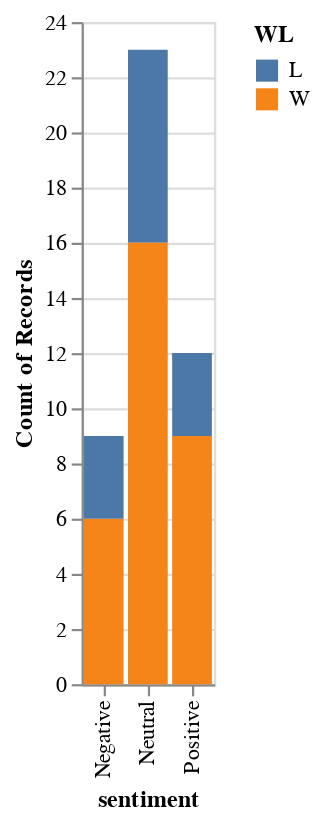

Here is the notebook cell this chart was saved with:
### Code cell
# prompt: Using dataframe merged_df: plot showing sentiment vs WL

import altair as alt
chart = alt.Chart(merged_df).mark_bar().encode(x='sentiment', y='count()', color='WL')
chart

### Figure 1 — Vega-Lite specification as saved in the notebook (floating-point values rounded to 4 significant figures)
{"config": {"view": {"continuousWidth": 400, "continuousHeight": 300}}, "data": {"name": "data-8f82d072c753b9995492b2f32b576615"}, "mark": "bar", "encoding": {"color": {"field": "WL", "type": "nominal"}, "x": {"field": "sentiment", "type": "nominal"}, "y": {"aggregate": "count", "type": "quantitative"}}, "$schema": "https://vega.github.io/schema/vega-lite/v4.17.0.json", "datasets": {"data-8f82d072c753b9995492b2f32b576615": [{"user/followers_count": 1929354, "user/name": "Luka Doncic", "created_at": "2020-12-24T00:00:00", "full_text": "Game time!   year 3 on the way", "TEAM_NAME": "Dallas Mavericks", "sentiment": "Neutral", "SEASON_YEAR": "2020-21", "MATCHUP": "DAL @ PHX", "WL": "L"}, {"user/followers_count": 20971599, "user/name": "Kevin Durant", "created_at": "2021-02-06T00:00:00", "full_text": "Free me", "TEAM_NAME": "Phoenix Suns", "sentiment": "Positive", "SEASON_YEAR": "2020-21", "MATCHUP": "PHX vs. DET", "WL": "W"}, {"user/followers_count": 3243914, "user/name": "Giannis Antetokounmpo", "created_at": "2021-02-08T00:00:00", "full_text": "I heard Shakira and JLo are not performing because it’s The Weekend...they don’t work on Sunday?", "TEAM_NAME": "Milwaukee Bucks", "sentiment": "Neutral", "SEASON_YEAR": "2020-21", "MATCHUP": "MIL @ DEN", "WL": "W"}, {"user/followers_count": 20971599, "user/name": "Kevin Durant", "created_at": "2021-02-27T00:00:00", "full_text": "@kashdoll You did not have to use those initials to get this tweet off...U have to relax with the KD talk, your name is KASHDOLL", "TEAM_NAME": "Phoenix Suns", "sentiment": "Positive", "SEASON_YEAR": "2020-21", "MATCHUP": "PHX @ CHI", "WL": "W"}, {"user/followers_count": 20971599, "user/name": "Kevin Durant", "created_at": "2021-04-13T00:00:00", "full_text": "But I’m sensitive https://t.co/ui2pSX6tCi", "TEAM_NAME": "Phoenix Suns", "sentiment": "Neutral", "SEASON_YEAR": "2020-21", "MATCHUP": "PHX vs. MIA", "WL": "W"}, {"user/followers_count": 3243914, "user/name": "Giannis Antetokounmpo", "created_at": "2021-05-14T00:00:00", "full_text": "I almost pooped  https://t.co/kSm80Ss3go", "TEAM_NAME": "Milwaukee Bucks", "sentiment": "Neutral", "SEASON_YEAR": "2020-21", "MATCHUP": "MIL @ IND", "WL": "W"}, {"user/followers_count": 3243914, "user/name": "Giannis Antetokounmpo", "created_at": "2021-11-04T00:00:00", "full_text": "I just went to @Harry_Styles concert and it was 99% women and me . I’m a big fan, what a great performer.", "TEAM_NAME": "Milwaukee Bucks", "sentiment": "Positive", "SEASON_YEAR": "2021-22", "MATCHUP": "MIL vs. NYK", "WL": "L"}, {"user/followers_count": 20971599, "user/name": "Kevin Durant", "created_at": "2021-11-23T00:00:00", "full_text": "I’m bouta pull my “y’all broke” card in a second. Fuck y’all", "TEAM_NAME": "Phoenix Suns", "sentiment": "Negative", "SEASON_YEAR": "2021-22", "MATCHUP": "PHX @ SAS", "WL": "W"}, {"user/followers_count": 3243914, "user/name": "Giannis Antetokounmpo", "created_at": "2021-11-24T00:00:00", "full_text": "You won't believe me but a kid just told me to try dunking my Oreos in milk... mannnnn game changer #MadMyGirlDidntTellMeSooner #NewBedtimeSnack", "TEAM_NAME": "Milwaukee Bucks", "sentiment": "Neutral", "SEASON_YEAR": "2021-22", "MATCHUP": "MIL vs. DET", "WL": "W"}, {"user/followers_count": 20971599, "user/name": "Kevin Durant", "created_at": "2021-11-24T00:00:00", "full_text": "I am not a role model", "TEAM_NAME": "Phoenix Suns", "sentiment": "Neutral", "SEASON_YEAR": "2021-22", "MATCHUP": "PHX @ CLE", "WL": "W"}, {"user/followers_count": 20971599, "user/name": "Kevin Durant", "created_at": "2021-12-15T00:00:00", "full_text": "Send the Rollie", "TEAM_NAME": "Phoenix Suns", "sentiment": "Neutral", "SEASON_YEAR": "2021-22", "MATCHUP": "PHX @ POR", "WL": "W"}, {"user/followers_count": 20971599, "user/name": "Kevin Durant", "created_at": "2021-12-15T00:00:00", "full_text": "I really don’t like u", "TEAM_NAME": "Phoenix Suns", "sentiment": "Positive", "SEASON_YEAR": "2021-22", "MATCHUP": "PHX @ POR", "WL": "W"}, {"user/followers_count": 20971599, "user/name": "Kevin Durant", "created_at": "2021-12-15T00:00:00", "full_text": "2974…more on the way. \n\nCongrats to the God @StephenCurry30", "TEAM_NAME": "Phoenix Suns", "sentiment": "Positive", "SEASON_YEAR": "2021-22", "MATCHUP": "PHX @ POR", "WL": "W"}, {"user/followers_count": 20971599, "user/name": "Kevin Durant", "created_at": "2021-12-20T00:00:00", "full_text": "This shit stinks", "TEAM_NAME": "Phoenix Suns", "sentiment": "Negative", "SEASON_YEAR": "2021-22", "MATCHUP": "PHX vs. CHA", "WL": "W"}, {"user/followers_count": 20971599, "user/name": "Kevin Durant", "created_at": "2021-12-22T00:00:00", "full_text": "Gen Z got Jay-Z fucked up", "TEAM_NAME": "Phoenix Suns", "sentiment": "Negative", "SEASON_YEAR": "2021-22", "MATCHUP": "PHX @ LAL", "WL": "W"}, {"user/followers_count": 2168964, "user/name": "Joel Embiid", "created_at": "2022-02-10T00:00:00", "full_text": "https://t.co/OzKxG4HRlO", "TEAM_NAME": "Philadelphia 76ers", "sentiment": "Neutral", "SEASON_YEAR": "2021-22", "MATCHUP": "PHI vs. OKC", "WL": "W"}, {"user/followers_count": 2168964, "user/name": "Joel Embiid", "created_at": "2022-02-13T00:00:00", "full_text": "GODZILLA  https://t.co/jWDmgkNrKx", "TEAM_NAME": "Philadelphia 76ers", "sentiment": "Neutral", "SEASON_YEAR": "2021-22", "MATCHUP": "PHI vs. CLE", "WL": "W"}, {"user/followers_count": 20971599, "user/name": "Kevin Durant", "created_at": "2022-02-17T00:00:00", "full_text": "Thank you for setting a great example and playing the game with supreme skill @DeMar_DeRozan", "TEAM_NAME": "Phoenix Suns", "sentiment": "Positive", "SEASON_YEAR": "2021-22", "MATCHUP": "PHX vs. HOU", "WL": "W"}, {"user/followers_count": 1929354, "user/name": "Luka Doncic", "created_at": "2022-03-09T00:00:00", "full_text": "HALA MADRID!!!!", "TEAM_NAME": "Dallas Mavericks", "sentiment": "Neutral", "SEASON_YEAR": "2021-22", "MATCHUP": "DAL vs. NYK", "WL": "L"}, {"user/followers_count": 3243914, "user/name": "Giannis Antetokounmpo", "created_at": "2022-03-12T00:00:00", "full_text": "Road trip with the fam  https://t.co/BbEqmtKdem", "TEAM_NAME": "Milwaukee Bucks", "sentiment": "Neutral", "SEASON_YEAR": "2021-22", "MATCHUP": "MIL @ GSW", "WL": "L"}, {"user/followers_count": 20971599, "user/name": "Kevin Durant", "created_at": "2022-03-31T00:00:00", "full_text": "This is embarrassing", "TEAM_NAME": "Phoenix Suns", "sentiment": "Negative", "SEASON_YEAR": "2021-22", "MATCHUP": "PHX @ GSW", "WL": "W"}, {"user/followers_count": 3243914, "user/name": "Giannis Antetokounmpo", "created_at": "2022-04-02T00:00:00", "full_text": "Thank you Milwaukee  https://t.co/P7igES3IjZ", "TEAM_NAME": "Milwaukee Bucks", "sentiment": "Positive", "SEASON_YEAR": "2021-22", "MATCHUP": "MIL vs. LAC", "WL": "L"}, {"user/followers_count": 20971599, "user/name": "Kevin Durant", "created_at": "2022-11-12T00:00:00", "full_text": "My goodness Stephen.", "TEAM_NAME": "Phoenix Suns", "sentiment": "Positive", "SEASON_YEAR": "2022-23", "MATCHUP": "PHX @ ORL", "WL": "L"}, {"user/followers_count": 20971599, "user/name": "Kevin Durant", "created_at": "2022-11-24T00:00:00", "full_text": "https://t.co/jaxXWNoZNG", "TEAM_NAME": "Phoenix Suns", "sentiment": "Neutral", "SEASON_YEAR": "2022-23", "MATCHUP": "PHX vs. DET", "WL": "W"}, {"user/followers_count": 3243914, "user/name": "Giannis Antetokounmpo", "created_at": "2022-11-24T00:00:00", "full_text": "Most hated. https://t.co/Hj9zlwp7sq", "TEAM_NAME": "Milwaukee Bucks", "sentiment": "Negative", "SEASON_YEAR": "2022-23", "MATCHUP": "MIL vs. CHI", "WL": "L"}, {"user/followers_count": 3243914, "user/name": "Giannis Antetokounmpo", "created_at": "2022-11-26T00:00:00", "full_text": "No skills. No talent. Only self belief and hard work. https://t.co/Jlx9GVdBrS", "TEAM_NAME": "Milwaukee Bucks", "sentiment": "Negative", "SEASON_YEAR": "2022-23", "MATCHUP": "MIL vs. CLE", "WL": "W"}, {"user/followers_count": 3243914, "user/name": "Giannis Antetokounmpo", "created_at": "2022-12-03T00:00:00", "full_text": "Embrace the moment. It's always great playing against the best. Let's get back on track.  https://t.co/SCdLObkEa2", "TEAM_NAME": "Milwaukee Bucks", "sentiment": "Positive", "SEASON_YEAR": "2022-23", "MATCHUP": "MIL @ CHA", "WL": "W"}, {"user/followers_count": 3243914, "user/name": "Giannis Antetokounmpo", "created_at": "2022-12-06T00:00:00", "full_text": "YES! It is my birthday  https://t.co/Fg2ieJHPy2", "TEAM_NAME": "Milwaukee Bucks", "sentiment": "Positive", "SEASON_YEAR": "2022-23", "MATCHUP": "MIL @ ORL", "WL": "W"}, {"user/followers_count": 20971599, "user/name": "Kevin Durant", "created_at": "2022-12-27T00:00:00", "full_text": "Great tweet.", "TEAM_NAME": "Phoenix Suns", "sentiment": "Positive", "SEASON_YEAR": "2022-23", "MATCHUP": "PHX @ MEM", "WL": "W"}, {"user/followers_count": 20971599, "user/name": "Kevin Durant", "created_at": "2022-12-28T00:00:00", "full_text": "That was a MyCareer type performance from Luka tonight. Some video game shit", "TEAM_NAME": "Phoenix Suns", "sentiment": "Negative", "SEASON_YEAR": "2022-23", "MATCHUP": "PHX @ WAS", "WL": "L"}, {"user/followers_count": 20971599, "user/name": "Kevin Durant", "created_at": "2022-12-31T00:00:00", "full_text": "Masterful 47 I just watched, Lebron James. Masterful…GGz", "TEAM_NAME": "Phoenix Suns", "sentiment": "Neutral", "SEASON_YEAR": "2022-23", "MATCHUP": "PHX @ TOR", "WL": "L"}, {"user/followers_count": 3243914, "user/name": "Giannis Antetokounmpo", "created_at": "2023-01-04T00:00:00", "full_text": "Create art. https://t.co/t4JIc1yYYh", "TEAM_NAME": "Milwaukee Bucks", "sentiment": "Positive", "SEASON_YEAR": "2022-23", "MATCHUP": "MIL @ TOR", "WL": "W"}, {"user/followers_count": 20971599, "user/name": "Kevin Durant", "created_at": "2023-01-20T00:00:00", "full_text": "As a kid, I remember, we did what we saw the pros do…good shit lil homies", "TEAM_NAME": "Phoenix Suns", "sentiment": "Negative", "SEASON_YEAR": "2022-23", "MATCHUP": "PHX vs. BKN", "WL": "W"}, {"user/followers_count": 2168964, "user/name": "Joel Embiid", "created_at": "2023-01-26T00:00:00", "full_text": "#SuckIt https://t.co/xP8uJ3T6IA", "TEAM_NAME": "Philadelphia 76ers", "sentiment": "Neutral", "SEASON_YEAR": "2022-23", "MATCHUP": "PHI vs. BKN", "WL": "W"}, {"user/followers_count": 20971599, "user/name": "Kevin Durant", "created_at": "2023-02-17T00:00:00", "full_text": "Rui*", "TEAM_NAME": "Phoenix Suns", "sentiment": "Neutral", "SEASON_YEAR": "2022-23", "MATCHUP": "PHX vs. LAC", "WL": "L"}, {"user/followers_count": 3243914, "user/name": "Giannis Antetokounmpo", "created_at": "2023-02-23T00:00:00", "full_text": "Mine  #Wednesday https://t.co/gkqzmu5gxm", "TEAM_NAME": "Milwaukee Bucks", "sentiment": "Neutral", "SEASON_YEAR": "2022-23", "MATCHUP": "MIL vs. MIA", "WL": "W"}, {"user/followers_count": 20971599, "user/name": "Kevin Durant", "created_at": "2023-11-18T00:00:00", "full_text": "History repeated itself this morning…", "TEAM_NAME": "Phoenix Suns", "sentiment": "Neutral", "SEASON_YEAR": "2023-24", "MATCHUP": "PHX @ UTA", "WL": "W"}, {"user/followers_count": 20971599, "user/name": "Kevin Durant", "created_at": "2023-11-20T00:00:00", "full_text": "When I get ya paid, u don’t DM me and send a small percentage to my cashapp but when them parlays don’t hit, I’m every name in the book. Yall ain’t real", "TEAM_NAME": "Phoenix Suns", "sentiment": "Neutral", "SEASON_YEAR": "2023-24", "MATCHUP": "PHX @ UTA", "WL": "W"}, {"user/followers_count": 1929354, "user/name": "Luka Doncic", "created_at": "2023-11-29T00:00:00", "full_text": "Bellingham es increible!!!", "TEAM_NAME": "Dallas Mavericks", "sentiment": "Neutral", "SEASON_YEAR": "2023-24", "MATCHUP": "DAL vs. HOU", "WL": "W"}, {"user/followers_count": 20971599, "user/name": "Kevin Durant", "created_at": "2023-12-01T00:00:00", "full_text": "Won’t EVER see me put a big toe in them Mfers.", "TEAM_NAME": "Phoenix Suns", "sentiment": "Neutral", "SEASON_YEAR": "2023-24", "MATCHUP": "PHX vs. DEN", "WL": "L"}, {"user/followers_count": 1929354, "user/name": "Luka Doncic", "created_at": "2024-01-12T00:00:00", "full_text": "I wasn’t born yet when he was already making those passes", "TEAM_NAME": "Dallas Mavericks", "sentiment": "Neutral", "SEASON_YEAR": "2023-24", "MATCHUP": "DAL vs. NYK", "WL": "W"}, {"user/followers_count": 1929354, "user/name": "Luka Doncic", "created_at": "2024-01-14T00:00:00", "full_text": "Hat trick in 40 min  @vinijr", "TEAM_NAME": "Dallas Mavericks", "sentiment": "Negative", "SEASON_YEAR": "2023-24", "MATCHUP": "DAL vs. NOP", "WL": "L"}, {"user/followers_count": 2168964, "user/name": "Joel Embiid", "created_at": "2024-01-23T00:00:00", "full_text": "KOBE!!! 70 Piece https://t.co/1qnYwTfhsB", "TEAM_NAME": "Philadelphia 76ers", "sentiment": "Neutral", "SEASON_YEAR": "2023-24", "MATCHUP": "PHI vs. SAS", "WL": "W"}, {"user/followers_count": 1929354, "user/name": "Luka Doncic", "created_at": "2024-01-27T00:00:00", "full_text": "https://t.co/ij0PpNDMou", "TEAM_NAME": "Dallas Mavericks", "sentiment": "Neutral", "SEASON_YEAR": "2023-24", "MATCHUP": "DAL vs. SAC", "WL": "L"}]}}
